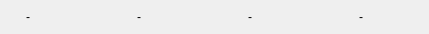
<?xml version="1.0" encoding="UTF-8"?>
<ui version="4.0">
 <class>SceneInfoWidget</class>
 <widget class="QWidget" name="SceneInfoWidget">
  <property name="geometry">
   <rect>
    <x>0</x>
    <y>0</y>
    <width>429</width>
    <height>34</height>
   </rect>
  </property>
  <property name="sizePolicy">
   <sizepolicy hsizetype="Expanding" vsizetype="Preferred">
    <horstretch>0</horstretch>
    <verstretch>0</verstretch>
   </sizepolicy>
  </property>
  <property name="windowTitle">
   <string>Form</string>
  </property>
  <layout class="QHBoxLayout" name="horizontalLayout_2">
   <property name="spacing">
    <number>15</number>
   </property>
   <property name="leftMargin">
    <number>0</number>
   </property>
   <property name="topMargin">
    <number>0</number>
   </property>
   <property name="rightMargin">
    <number>0</number>
   </property>
   <property name="bottomMargin">
    <number>0</number>
   </property>
   <item>
    <layout class="QHBoxLayout" name="horizontalLayout_5">
     <property name="spacing">
      <number>6</number>
     </property>
     <item>
      <widget class="QLabel" name="mouse_pos_ico_lbl">
       <property name="sizePolicy">
        <sizepolicy hsizetype="Fixed" vsizetype="Fixed">
         <horstretch>0</horstretch>
         <verstretch>0</verstretch>
        </sizepolicy>
       </property>
       <property name="minimumSize">
        <size>
         <width>18</width>
         <height>18</height>
        </size>
       </property>
       <property name="maximumSize">
        <size>
         <width>20</width>
         <height>20</height>
        </size>
       </property>
       <property name="toolTip">
        <string>Current position of the mouse in the canvas</string>
       </property>
       <property name="frameShape">
        <enum>QFrame::NoFrame</enum>
       </property>
       <property name="frameShadow">
        <enum>QFrame::Plain</enum>
       </property>
       <property name="text">
        <string/>
       </property>
       <property name="pixmap">
        <pixmap resource="../res/resources.qrc">:/icones/icones/selecionar.png</pixmap>
       </property>
       <property name="scaledContents">
        <bool>true</bool>
       </property>
       <property name="alignment">
        <set>Qt::AlignCenter</set>
       </property>
       <property name="textInteractionFlags">
        <set>Qt::NoTextInteraction</set>
       </property>
      </widget>
     </item>
     <item>
      <widget class="QLabel" name="mouse_pos_info_lbl">
       <property name="minimumSize">
        <size>
         <width>50</width>
         <height>0</height>
        </size>
       </property>
       <property name="baseSize">
        <size>
         <width>0</width>
         <height>0</height>
        </size>
       </property>
       <property name="toolTip">
        <string>Current position of the mouse in the canvas</string>
       </property>
       <property name="text">
        <string>-</string>
       </property>
      </widget>
     </item>
    </layout>
   </item>
   <item>
    <layout class="QHBoxLayout" name="horizontalLayout_4">
     <property name="spacing">
      <number>6</number>
     </property>
     <item>
      <widget class="QLabel" name="zoom_ico_lbl">
       <property name="sizePolicy">
        <sizepolicy hsizetype="Fixed" vsizetype="Fixed">
         <horstretch>0</horstretch>
         <verstretch>0</verstretch>
        </sizepolicy>
       </property>
       <property name="minimumSize">
        <size>
         <width>18</width>
         <height>18</height>
        </size>
       </property>
       <property name="maximumSize">
        <size>
         <width>20</width>
         <height>20</height>
        </size>
       </property>
       <property name="toolTip">
        <string>Current zoom factor</string>
       </property>
       <property name="frameShape">
        <enum>QFrame::NoFrame</enum>
       </property>
       <property name="frameShadow">
        <enum>QFrame::Plain</enum>
       </property>
       <property name="text">
        <string/>
       </property>
       <property name="pixmap">
        <pixmap resource="../res/resources.qrc">:/icones/icones/objselect.png</pixmap>
       </property>
       <property name="scaledContents">
        <bool>true</bool>
       </property>
       <property name="alignment">
        <set>Qt::AlignCenter</set>
       </property>
       <property name="textInteractionFlags">
        <set>Qt::NoTextInteraction</set>
       </property>
      </widget>
     </item>
     <item>
      <widget class="QLabel" name="zoom_info_lbl">
       <property name="minimumSize">
        <size>
         <width>50</width>
         <height>0</height>
        </size>
       </property>
       <property name="baseSize">
        <size>
         <width>0</width>
         <height>0</height>
        </size>
       </property>
       <property name="toolTip">
        <string>Current zoom factor</string>
       </property>
       <property name="text">
        <string>-</string>
       </property>
      </widget>
     </item>
    </layout>
   </item>
   <item>
    <layout class="QHBoxLayout" name="horizontalLayout">
     <property name="spacing">
      <number>6</number>
     </property>
     <item>
      <widget class="QLabel" name="obj_icon_lbl">
       <property name="sizePolicy">
        <sizepolicy hsizetype="Fixed" vsizetype="Fixed">
         <horstretch>0</horstretch>
         <verstretch>0</verstretch>
        </sizepolicy>
       </property>
       <property name="minimumSize">
        <size>
         <width>18</width>
         <height>18</height>
        </size>
       </property>
       <property name="maximumSize">
        <size>
         <width>20</width>
         <height>20</height>
        </size>
       </property>
       <property name="toolTip">
        <string>Currently selected object(s)</string>
       </property>
       <property name="frameShape">
        <enum>QFrame::NoFrame</enum>
       </property>
       <property name="frameShadow">
        <enum>QFrame::Plain</enum>
       </property>
       <property name="text">
        <string/>
       </property>
       <property name="pixmap">
        <pixmap resource="../res/resources.qrc">:/icones/icones/table.png</pixmap>
       </property>
       <property name="scaledContents">
        <bool>true</bool>
       </property>
       <property name="alignment">
        <set>Qt::AlignCenter</set>
       </property>
       <property name="textInteractionFlags">
        <set>Qt::NoTextInteraction</set>
       </property>
      </widget>
     </item>
     <item>
      <widget class="QLabel" name="obj_name_lbl">
       <property name="minimumSize">
        <size>
         <width>50</width>
         <height>0</height>
        </size>
       </property>
       <property name="baseSize">
        <size>
         <width>0</width>
         <height>0</height>
        </size>
       </property>
       <property name="toolTip">
        <string>Currently selected object(s)</string>
       </property>
       <property name="text">
        <string>-</string>
       </property>
      </widget>
     </item>
    </layout>
   </item>
   <item>
    <layout class="QHBoxLayout" name="horizontalLayout_3">
     <property name="spacing">
      <number>6</number>
     </property>
     <item>
      <widget class="QLabel" name="obj_pos_ico_lbl">
       <property name="sizePolicy">
        <sizepolicy hsizetype="Fixed" vsizetype="Fixed">
         <horstretch>0</horstretch>
         <verstretch>0</verstretch>
        </sizepolicy>
       </property>
       <property name="minimumSize">
        <size>
         <width>18</width>
         <height>18</height>
        </size>
       </property>
       <property name="maximumSize">
        <size>
         <width>20</width>
         <height>20</height>
        </size>
       </property>
       <property name="toolTip">
        <string>Dimensions of the selected object(s)</string>
       </property>
       <property name="frameShape">
        <enum>QFrame::NoFrame</enum>
       </property>
       <property name="frameShadow">
        <enum>QFrame::Plain</enum>
       </property>
       <property name="text">
        <string/>
       </property>
       <property name="pixmap">
        <pixmap resource="../res/resources.qrc">:/icones/icones/bndrect.png</pixmap>
       </property>
       <property name="scaledContents">
        <bool>true</bool>
       </property>
       <property name="alignment">
        <set>Qt::AlignCenter</set>
       </property>
       <property name="textInteractionFlags">
        <set>Qt::NoTextInteraction</set>
       </property>
      </widget>
     </item>
     <item>
      <widget class="QLabel" name="obj_pos_info_lbl">
       <property name="minimumSize">
        <size>
         <width>50</width>
         <height>0</height>
        </size>
       </property>
       <property name="baseSize">
        <size>
         <width>0</width>
         <height>0</height>
        </size>
       </property>
       <property name="toolTip">
        <string>Dimensions of the selected object(s)</string>
       </property>
       <property name="text">
        <string>-</string>
       </property>
      </widget>
     </item>
    </layout>
   </item>
  </layout>
 </widget>
 <resources>
  <include location="../res/resources.qrc"/>
 </resources>
 <connections/>
</ui>
